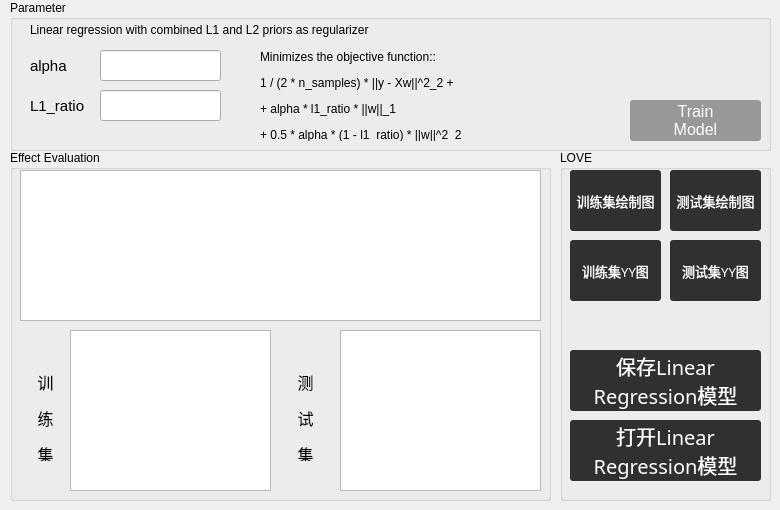
   <widget class="QWidget" name="tab_4">
    <attribute name="title">
     <string>Elastic Net</string>
    </attribute>
    <widget class="QGroupBox" name="groupBox_10">
     <property name="geometry">
      <rect>
       <x>10</x>
       <y>0</y>
       <width>761</width>
       <height>151</height>
      </rect>
     </property>
     <property name="title">
      <string>Parameter</string>
     </property>
     <widget class="QPushButton" name="el_action">
      <property name="geometry">
       <rect>
        <x>620</x>
        <y>100</y>
        <width>131</width>
        <height>41</height>
       </rect>
      </property>
      <property name="font">
       <font>
        <pointsize>12</pointsize>
       </font>
      </property>
      <property name="styleSheet">
       <string notr="true">QPushButton { background-color:rgb(152, 152, 152); border-radius: 3px; color: rgb(255, 255, 255); } QPushButton:hover { background-color:rgb(91, 91, 136)}</string>
      </property>
      <property name="text">
       <string>Train
Model</string>
      </property>
     </widget>
     <widget class="QLabel" name="label_3">
      <property name="geometry">
       <rect>
        <x>20</x>
        <y>50</y>
        <width>51</width>
        <height>31</height>
       </rect>
      </property>
      <property name="font">
       <font>
        <pointsize>11</pointsize>
       </font>
      </property>
      <property name="text">
       <string>alpha</string>
      </property>
     </widget>
     <widget class="QLineEdit" name="el_edit">
      <property name="geometry">
       <rect>
        <x>90</x>
        <y>50</y>
        <width>121</width>
        <height>31</height>
       </rect>
      </property>
     </widget>
     <widget class="QLabel" name="label_4">
      <property name="geometry">
       <rect>
        <x>20</x>
        <y>90</y>
        <width>71</width>
        <height>31</height>
       </rect>
      </property>
      <property name="font">
       <font>
        <pointsize>11</pointsize>
       </font>
      </property>
      <property name="text">
       <string>L1_ratio</string>
      </property>
     </widget>
     <widget class="QLineEdit" name="el1_edit">
      <property name="geometry">
       <rect>
        <x>90</x>
        <y>90</y>
        <width>121</width>
        <height>31</height>
       </rect>
      </property>
     </widget>
     <widget class="QLabel" name="label_13">
      <property name="geometry">
       <rect>
        <x>20</x>
        <y>20</y>
        <width>391</width>
        <height>21</height>
       </rect>
      </property>
      <property name="text">
       <string>&lt;html&gt;&lt;head/&gt;&lt;body&gt;&lt;p&gt;Linear regression with combined L1 and L2 priors as regularizer&lt;/p&gt;&lt;/body&gt;&lt;/html&gt;</string>
      </property>
     </widget>
     <widget class="QLabel" name="label_14">
      <property name="geometry">
       <rect>
        <x>250</x>
        <y>50</y>
        <width>271</width>
        <height>91</height>
       </rect>
      </property>
      <property name="text">
       <string>&lt;html&gt;&lt;head/&gt;&lt;body&gt;&lt;p&gt;Minimizes the objective function::&lt;/p&gt;&lt;p&gt;            1 / (2 * n_samples) * ||y - Xw||^2_2 +&lt;/p&gt;&lt;p&gt;            + alpha * l1_ratio * ||w||_1&lt;/p&gt;&lt;p&gt;            + 0.5 * alpha * (1 - l1_ratio) * ||w||^2_2&lt;/p&gt;&lt;/body&gt;&lt;/html&gt;</string>
      </property>
     </widget>
    </widget>
    <widget class="QGroupBox" name="groupBox_16">
     <property name="geometry">
      <rect>
       <x>10</x>
       <y>150</y>
       <width>541</width>
       <height>351</height>
      </rect>
     </property>
     <property name="title">
      <string>Effect Evaluation</string>
     </property>
     <widget class="QTableWidget" name="el_table01">
      <property name="geometry">
       <rect>
        <x>10</x>
        <y>20</y>
        <width>521</width>
        <height>151</height>
       </rect>
      </property>
     </widget>
     <widget class="QTableWidget" name="el_table02">
      <property name="geometry">
       <rect>
        <x>60</x>
        <y>180</y>
        <width>201</width>
        <height>161</height>
       </rect>
      </property>
     </widget>
     <widget class="QTableWidget" name="el_table03">
      <property name="geometry">
       <rect>
        <x>330</x>
        <y>180</y>
        <width>201</width>
        <height>161</height>
       </rect>
      </property>
     </widget>
     <widget class="QLabel" name="label_28">
      <property name="geometry">
       <rect>
        <x>280</x>
        <y>220</y>
        <width>31</width>
        <height>91</height>
       </rect>
      </property>
      <property name="text">
       <string>&lt;html&gt;&lt;head/&gt;&lt;body&gt;&lt;p align=&quot;center&quot;&gt;&lt;span style=&quot; font-size:12pt;&quot;&gt;测&lt;/span&gt;&lt;/p&gt;&lt;p align=&quot;center&quot;&gt;&lt;span style=&quot; font-size:12pt;&quot;&gt;试&lt;/span&gt;&lt;/p&gt;&lt;p align=&quot;center&quot;&gt;&lt;span style=&quot; font-size:12pt;&quot;&gt;集&lt;/span&gt;&lt;/p&gt;&lt;/body&gt;&lt;/html&gt;</string>
      </property>
     </widget>
     <widget class="QLabel" name="label_34">
      <property name="geometry">
       <rect>
        <x>20</x>
        <y>220</y>
        <width>31</width>
        <height>91</height>
       </rect>
      </property>
      <property name="text">
       <string>&lt;html&gt;&lt;head/&gt;&lt;body&gt;&lt;p align=&quot;center&quot;&gt;&lt;span style=&quot; font-size:12pt;&quot;&gt;训&lt;/span&gt;&lt;/p&gt;&lt;p align=&quot;center&quot;&gt;&lt;span style=&quot; font-size:12pt;&quot;&gt;练&lt;/span&gt;&lt;/p&gt;&lt;p align=&quot;center&quot;&gt;&lt;span style=&quot; font-size:12pt;&quot;&gt;集&lt;/span&gt;&lt;/p&gt;&lt;/body&gt;&lt;/html&gt;</string>
      </property>
     </widget>
    </widget>
    <widget class="QGroupBox" name="groupBox_22">
     <property name="geometry">
      <rect>
       <x>560</x>
       <y>150</y>
       <width>211</width>
       <height>351</height>
      </rect>
     </property>
     <property name="title">
      <string>LOVE</string>
     </property>
     <widget class="QPushButton" name="save_el_button">
      <property name="geometry">
       <rect>
        <x>10</x>
        <y>200</y>
        <width>191</width>
        <height>61</height>
       </rect>
      </property>
      <property name="font">
       <font>
        <family>幼圆</family>
        <pointsize>15</pointsize>
       </font>
      </property>
      <property name="styleSheet">
       <string notr="true">QPushButton { background-color:rgb(48, 48, 48); border-radius: 3px; color: rgb(255, 255, 255); } QPushButton:hover { background-color:rgb(91, 91, 136)}</string>
      </property>
      <property name="text">
       <string>保存Linear
Regression模型</string>
      </property>
     </widget>
     <widget class="QPushButton" name="open_el_button">
      <property name="geometry">
       <rect>
        <x>10</x>
        <y>270</y>
        <width>191</width>
        <height>61</height>
       </rect>
      </property>
      <property name="font">
       <font>
        <family>幼圆</family>
        <pointsize>15</pointsize>
       </font>
      </property>
      <property name="styleSheet">
       <string notr="true">QPushButton { background-color:rgb(48, 48, 48); border-radius: 3px; color: rgb(255, 255, 255); } QPushButton:hover { background-color:rgb(91, 91, 136)}</string>
      </property>
      <property name="text">
       <string>打开Linear
Regression模型</string>
      </property>
     </widget>
     <widget class="QPushButton" name="hz_el_tr">
      <property name="geometry">
       <rect>
        <x>10</x>
        <y>20</y>
        <width>91</width>
        <height>61</height>
       </rect>
      </property>
      <property name="font">
       <font>
        <family>幼圆</family>
        <pointsize>10</pointsize>
       </font>
      </property>
      <property name="styleSheet">
       <string notr="true">QPushButton { background-color:rgb(48, 48, 48); border-radius: 3px; color: rgb(255, 255, 255); } QPushButton:hover { background-color:rgb(91, 91, 136)}</string>
      </property>
      <property name="text">
       <string>训练集绘制图</string>
      </property>
     </widget>
     <widget class="QPushButton" name="hz_el_te_2">
      <property name="geometry">
       <rect>
        <x>110</x>
        <y>90</y>
        <width>91</width>
        <height>61</height>
       </rect>
      </property>
      <property name="font">
       <font>
        <family>幼圆</family>
        <pointsize>10</pointsize>
       </font>
      </property>
      <property name="styleSheet">
       <string notr="true">QPushButton { background-color:rgb(48, 48, 48); border-radius: 3px; color: rgb(255, 255, 255); } QPushButton:hover { background-color:rgb(91, 91, 136)}</string>
      </property>
      <property name="text">
       <string>测试集YY图</string>
      </property>
     </widget>
     <widget class="QPushButton" name="hz_el_tr_2">
      <property name="geometry">
       <rect>
        <x>10</x>
        <y>90</y>
        <width>91</width>
        <height>61</height>
       </rect>
      </property>
      <property name="font">
       <font>
        <family>幼圆</family>
        <pointsize>10</pointsize>
       </font>
      </property>
      <property name="styleSheet">
       <string notr="true">QPushButton { background-color:rgb(48, 48, 48); border-radius: 3px; color: rgb(255, 255, 255); } QPushButton:hover { background-color:rgb(91, 91, 136)}</string>
      </property>
      <property name="text">
       <string>训练集YY图</string>
      </property>
     </widget>
     <widget class="QPushButton" name="hz_el_te">
      <property name="geometry">
       <rect>
        <x>110</x>
        <y>20</y>
        <width>91</width>
        <height>61</height>
       </rect>
      </property>
      <property name="font">
       <font>
        <family>幼圆</family>
        <pointsize>10</pointsize>
       </font>
      </property>
      <property name="styleSheet">
       <string notr="true">QPushButton { background-color:rgb(48, 48, 48); border-radius: 3px; color: rgb(255, 255, 255); } QPushButton:hover { background-color:rgb(91, 91, 136)}</string>
      </property>
      <property name="text">
       <string>测试集绘制图</string>
      </property>
     </widget>
    </widget>
   </widget>
